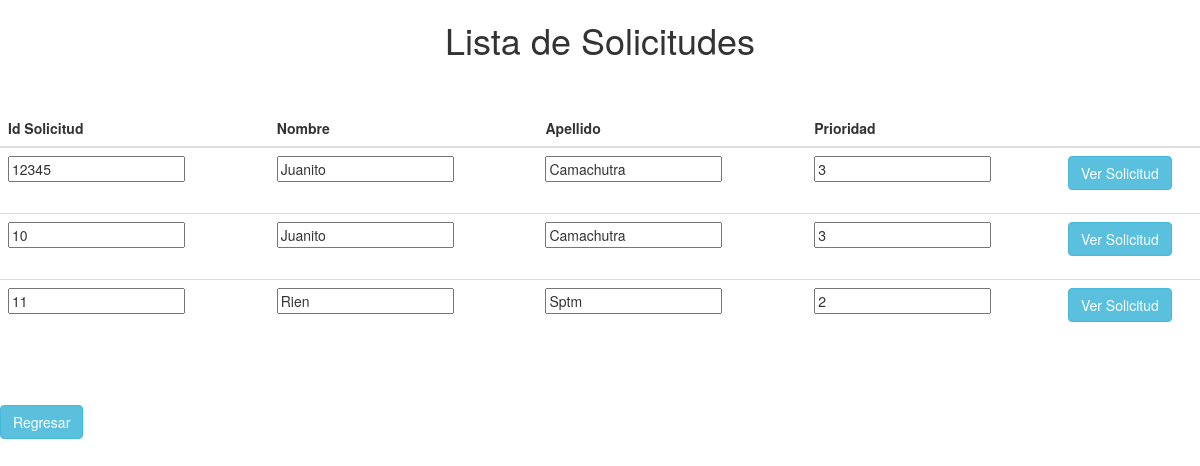
The page /administrarSolicitudes.php on the database its author committed.
### tables this page shows
CREATE TABLE `pacientes` (
  `Idp` int(11) NOT NULL,
  `Nombre` char(25) DEFAULT NULL,
  `Apellido` char(25) DEFAULT NULL,
  `Cedula` int(11) NOT NULL,
  `Duracion` int(11) NOT NULL,
  `Diagnostico` varchar(255) DEFAULT NULL,
  `FechaIngreso` date NOT NULL,
  `Prioridad` int(11) DEFAULT NULL,
  `Medico` int(11) NOT NULL,
  `Cama` int(11) NOT NULL
);

### administrarSolicitudes.php (the view, shortened to what this page needs)
<!DOCTYPE html>
<html lang="en">
    <head>
        <link rel="stylesheet" href="https://maxcdn.bootstrapcdn.com/bootstrap/3.4.1/css/bootstrap.min.css">
    </head>
    <body>
        <?php
            $con = mysqli_connect(HOST_DB, USUARIO_DB, USUARIO_PASS, NOMBRE_DB);
            $sql = "SELECT * FROM SOLICITUDES INNER JOIN PACIENTES ON SOLICITUDES.PACIENTE = PACIENTES.Idp GROUP BY IdSolicitud ORDER BY PRIORIDAD DESC, FechaSolicitud ASC";
            $res = mysqli_query($con, $sql);
            $exists = mysqli_num_rows($res);
            if($exists > 0){
                $str_datos="";
                $str_datos.='<h1 align="center">Lista de Solicitudes</h1>';
                $str_datos.='<br>';
                $str_datos.='<br>';
                $str_datos.='<table class="table">';
                    $str_datos.='<thead class="thead-dark">';
                        $str_datos.='<tr>';
                            $str_datos.='<th scope="col">Id Solicitud</th>';
                            $str_datos.='<th scope="col">Nombre</th>';
                            $str_datos.='<th scope="col">Apellido</th>';
                            $str_datos.='<th scope="col">Prioridad</th>';
                            $str_datos.='<th scope="col"></th>';
                        $str_datos.='</tr>';
                        $str_datos.='</thead>';
                        $str_datos.='<tbody>';
                foreach ($res as $solicitud) {
                    $str_datos.= '<form action=\'singleSolicitud.php\' method=\'get\'>';
                    $str_datos.='<tr>';
                        $str_datos.='<td><input type="text" name="idS" value="'. $solicitud['IdSolicitud'].'" readonly></td>';
                        $str_datos.='<td><input type="text" name="nombre" value="'. $solicitud['Nombre'].'" readonly></td>';
                        $str_datos.='<td><input type="text" name="apellido" value="'. $solicitud['Apellido'].'" readonly></td>';
                        $str_datos.='<td><input type="text" name="prioridad" value="'. $solicitud['Prioridad'].'" readonly></td>';
                        $str_datos.='<td><div class="row form-group">
                                    <button type="submit" class="btn btn-info" name="verSolicitud" value="verSolicitud">Ver Solicitud</button>
                                    </div></td>';
                    $str_datos.='</tr>';
                    $str_datos.='</form>';
                }
                $str_datos.='</tbody>';
                $str_datos.='</table>';
                $str_datos.='<br>';
                echo $str_datos;
                echo "<br>";
                echo "<a class=\"btn btn-info\" href=\"indexAdministrador.php\">Regresar</a>";
            }
            else{
                echo "No hay solicitudes pendientes";
                echo "<br>";
                echo "<a class=\"btn btn-info\" href=\"indexAdministrador.php\">Regresar</a>";
            }
        ?>
    </body>
</html>

### rows shown on the page
pacientes: idS "12345", nombre "Juanito", apellido "Camachutra", prioridad "3", idS "10"
pacientes: idS "11", nombre "Rien", apellido "Sptm", prioridad "2"
